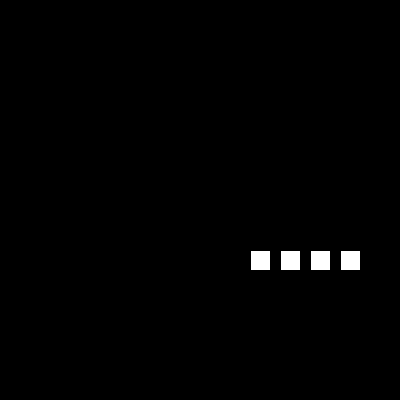
Frame 1 (no input)
Frame 60 (the mouse pressed at the canvas centre just before this capture): identical to frame 1, image omitted
Frame 120 (the mouse held since frame 60 and released just before this capture): identical to frame 1, image omitted

The Processing sketch that drew this single still picture (run headless with seeded random() and noise(); from frame 60 on, the mouse is pressed at the canvas centre):

// Processing sketch: processing_98045
// ── processing_98045.pde

int x1 = 250;
int y1 = 250;
int x2 = x1+30;
int y2 = y1+30;
int x3 = x2+30;
int y3 = y2+30;
int x4 = y3+30;

float[] a = new float[100];
float[] b = new float[100];
float[] c = new float[100];
float[] d = new float[100];
float[] t = new float[100];
float[] r = new float[100];

void setup() {
  size (400,400);
  stroke(0);
  background(0);
}
void draw() {
  rect  (x1,y1,20,20);
  rect  (x2,y1,20,20);
  rect  (x3,y1,20,20);
  rect  (x4,y1,20,20);
  if ((mouseX >= x4)&&(mouseX <= (x4 +20))&&(mouseY >= y1)&&(mouseY <= (y1 + 20)) 
    &&(mousePressed)) { 
    background(0);
  }

}
void mousePressed() {
  if ((mouseX >= x1)&&(mouseX <= x1 +20)&&(mouseY >= y1)&&(mouseY <= y1 + 20) 
    &&(mousePressed)) { 
    for(int i=0;i < 100;i++)  {
      a[i]=random(0,400);
      b[i]=random(0,400);
      c[i]=random(0,400);
      d[i]=random(0,400);  
      stroke(random(0,400));
      fill(random(0,400),random(0,400),random(0,400),1*i);
      rect(a[i],random(0,400),c[i],d[i]) ;
    }
  }
  if ((mouseX >= x2)&&(mouseX <= x2 +20)&&(mouseY >= y1)&&(mouseY <= y1 + 20) 
    &&(mousePressed)) { 
    for(int e=0;e < 100;e++)  {
      a[e]=random(0,400);
      b[e]=random(0,400);
      c[e]=random(0,400);
      d[e]=random(0,400); 
     t[e]=random(0,200); 
      r[e]=random(0,200); 
     
      stroke(random(0,400));
      fill(3*e,0*e,random(0,400),e);
      ellipse(a[e],b[e],r[e],t[e]) ;
    }

  }
  if ((mouseX >= x3)&&(mouseX <= (x3 +20))&&(mouseY >= y1)&&(mouseY <= (y1 + 20)) 
    &&(mousePressed)) { 
    for(int f=0;f < 100;f++)  {
      a[f]=random(0,400);
      b[f]=random(0,400);
      c[f]=random(0,400);
          
      d[f]=random(0,400);  
      stroke(random(0,400));
      fill(random(0,400),random(0,400),2*f,1*f);
      triangle(a[f],b[f],c[f],d[f],f+10,f+20) ;
    }
  }
}
